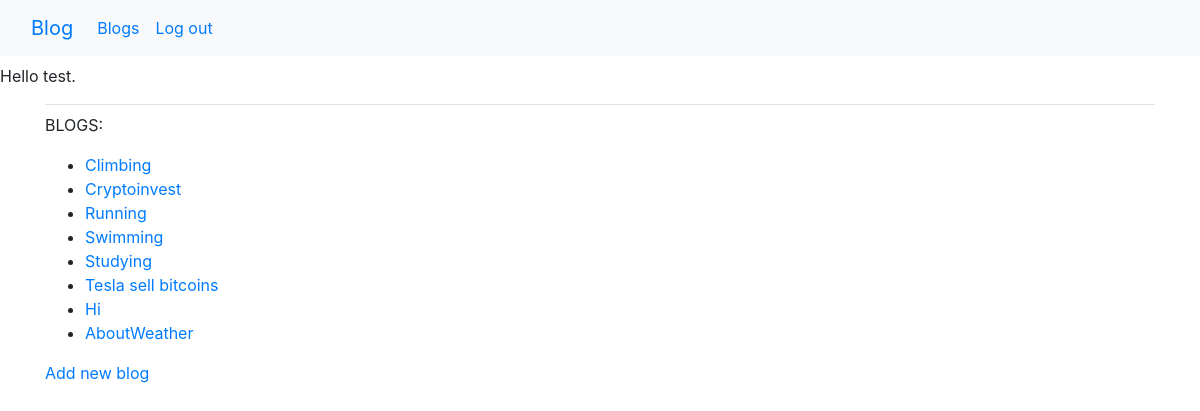
/blogs/ (signed in), run on the app's committed database.
### blog/models.py (models this page shows)
class BlogPost(models.Model):
    text = models.CharField(max_length=200) # for store names max length 200
    owner = models.ForeignKey(User, on_delete=models.CASCADE)
    date_added = models.DateTimeField(auto_now_add=True) # for time when user create a blogPOST
    def __str__(self): # return name of the blogpost
        return self.text

### blog/views.py (the view)
# urls.py: path('blogs/', views.blogs, name='blogs'), # view all blogs
@login_required
def blogs(request):
    blogs = BlogPost.objects.filter(owner=request.user).order_by('date_added')
    context = {'blogs': blogs}
    return render(request, 'blog/blogs.html', context)

### blog/templates/blog/blogs.html
{% extends "blog/base.html" %}
{% block content %}
    <p>BLOGS:</p>
    <ul>
        {% for blog in blogs %}
        <li>
            <a href="{% url 'blog:blog' blog.id %}"> {{ blog }} </a>
        </li>
        {% empty %}
        <li>topic have been added yet.</li>
        {% endfor %}
    </ul>
    <a href="{% url 'blog:new_blog' %}"> Add new blog</a>
{% endblock content %}

### blog/templates/blog/base.html (shortened to what this page needs)
{% load bootstrap4 %}
<!doctype html>
<html lang='en'>
    <head>
        {% bootstrap_css %}
    </head>
    <body>
        <nav class="navbar navbar-expand-lg bg-light">
            <div class="container-fluid">
            <a class="navbar-brand" href="{% url 'blog:index' %}">Blog</a>
            <div class="collapse navbar-collapse" id="navbarSupportedContent">
                <ul class="navbar-nav me-auto mb-2 mb-lg-0">
                <li class="nav-item">
                    <a class="nav-link" href="{% url 'blog:blogs' %}">Blogs</a>
                </li>
                <ul class="navbar-nav ml-auto">
                    {% if user.is_authenticated %}
                        <li class="nav-item">
                            <a class="nav-link" href="{% url 'users:logout' %}">Log out</a>
                        </li>
                    {% endif %}
                </ul>
            </div>
        </nav>
        {% if user.is_authenticated %}
        <span class="navbar-text"> Hello {{ user.username }}.</span>
        {% endif %}
        <main role="main" class="container">
            <div class="pb-2 mb-2 border-bottom">
            </div>
            <div>
                {% block content %} {% endblock content %}
            </div>
        </main>
    </body>
</html>

### data on the page
BlogPost: text "Climbing"
BlogPost: text "Cryptoinvest"
BlogPost: text "Running"
BlogPost: text "Swimming"
BlogPost: text "Studying"
BlogPost: text "Tesla sell bitcoins"
BlogPost: text "Hi"
BlogPost: text "AboutWeather"

### other printed values
{{ user.username }} "test"
